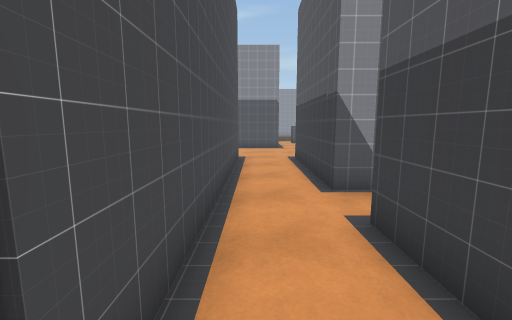
view 1 (above)

19 first-person views from a walk through a scene from a Unity 3-D project. The camera is 1.4 m above the floor, tilts 8° down and sees 90° across. Doors are open. The floor is counted in squares, 1 m on a side. Each view is taken from the middle of a square. On the plan, view 1 faces up. The plan holds only what a view shows up to about 13 squares ahead; the rest is blank. The place goes on beyond the plan. The player character is not drawn. Some animated figures are not drawn.

view 2
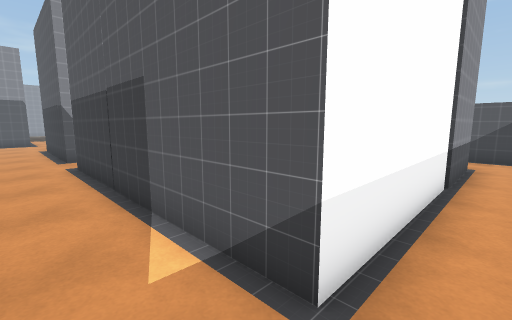

view 3
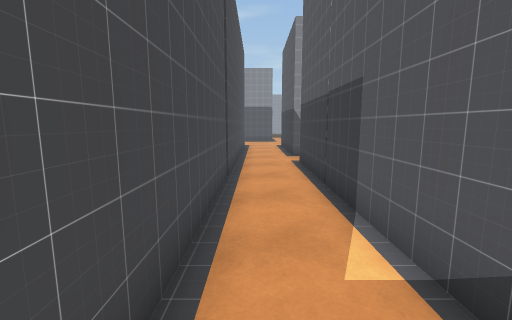

view 4
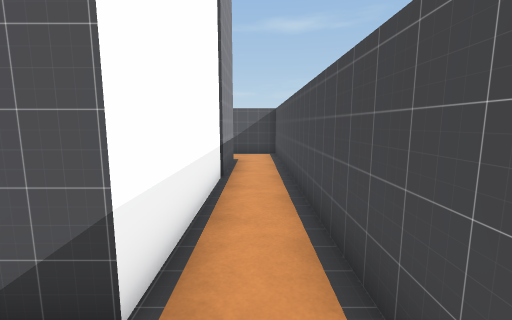

view 5
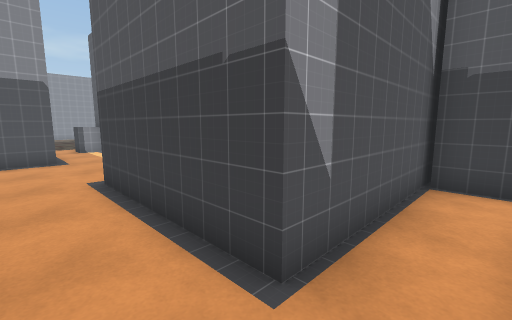

view 6
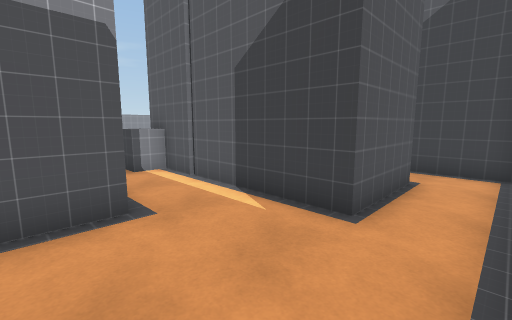

view 7
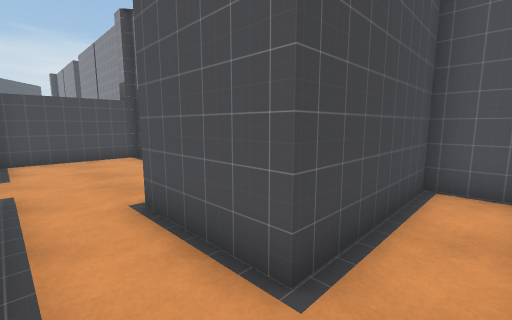

view 8
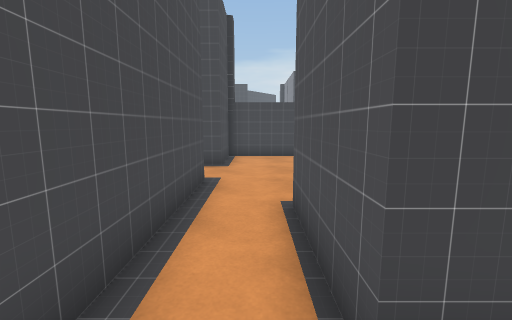

view 9
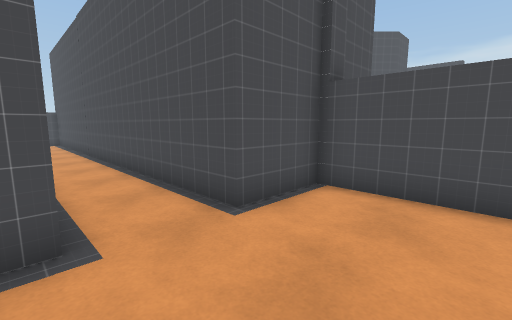

view 10
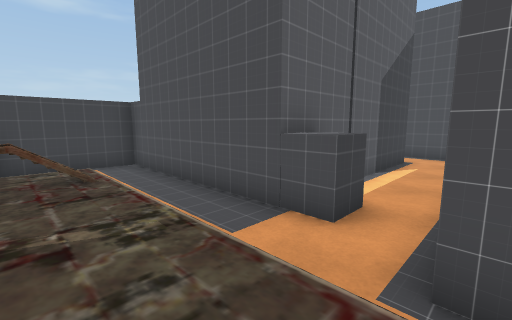

view 11
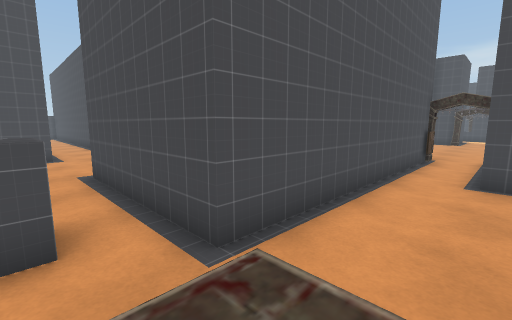

view 12
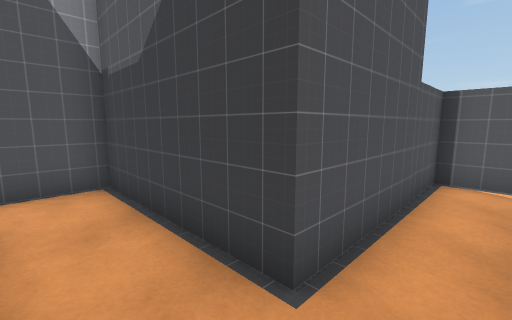

view 13
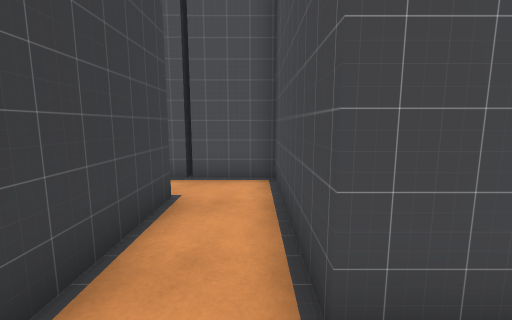

view 14
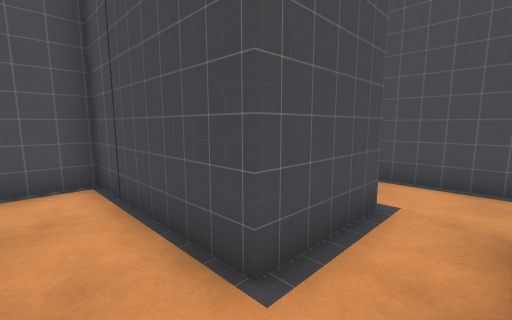

view 15
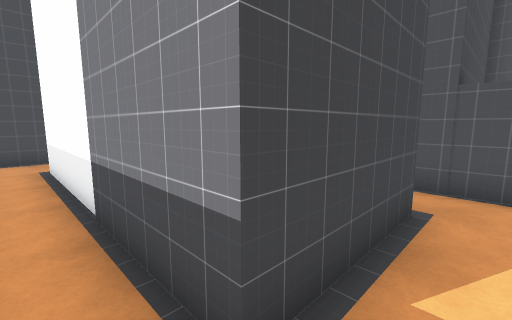

view 16
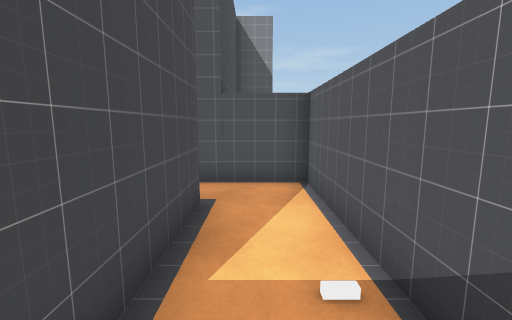

view 17
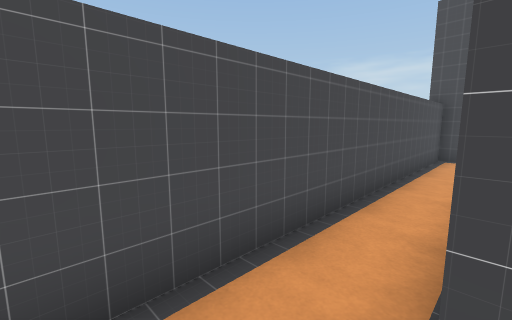

view 18
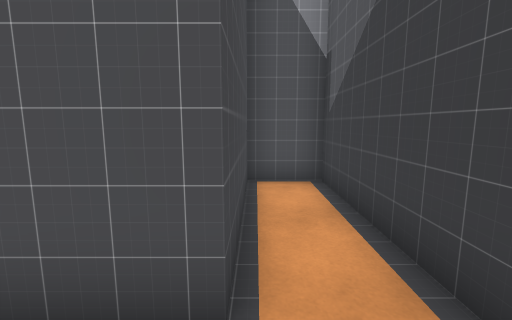

view 19
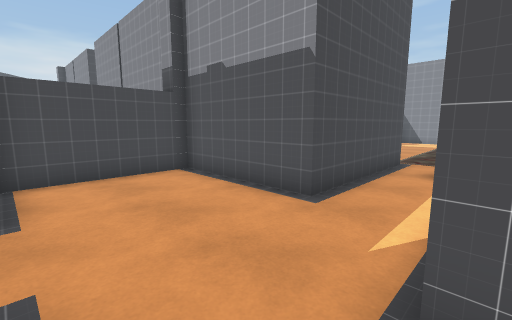

### Floor plan
Ten units are one square. View 1 is at (0, 0); x grows to the right and y downward. Boxes are objects, and circles mark ways between rooms. Rooms are numbered by the first view taken in them; rooms with no view inside come last. Other rooms are left out.
<svg viewBox="-50 -236 177 310">
<path fill="none" stroke="#000" d="M75 -53 16 -53 16 -107 69 -107M86 -109 86 -173 68 -173 68 -126 37 -126 37 -135M105 -2 66 -2 66 -52M13 -152 -32 -152 -32 -107 -8 -107 -8 69 104 69M100 51 16 51 16 -35 45 -35 45 16 72 16M38 -187 27 -187 27 -197 103 -197 103 -231M37 -172 37 -197M-45 -207 13 -207 13 -152M37 -135 37 -171M-43 -231 -43 -225M100 15 100 51M104 69 122 69 122 -2 105 -2"/>
<circle cx="25" cy="-140" r="3" fill="#2a7"/>
<circle cx="100" cy="10" r="3" fill="#2a7"/>
<circle cx="100" cy="60" r="3" fill="#2a7"/>
<text x="30" y="-50">1</text>
<text x="30" y="-210">2</text>
<text x="110" y="30">3</text>
</svg>
Room 1 opens to room 2. Room 1 opens to room 3.

Where each view was taken, in squares from view 1:
view 1: 0 up, 0 right, facing up
view 2: 6 down, 0 right, facing up-right
view 3: 6 down, 0 right, facing up
view 4: 6 down, 0 right, facing right
view 5: 4 up, 0 right, facing up-right
view 6: 11 up, 0 right, facing up-right
view 7: 11 up, 8 right, facing up-left
view 8: 12 up, 8 right, facing left
view 9: 14 up, 2 right, facing down-left
view 10: 23 up, 1 right, facing down-right
view 11: 23 up, 3 right, facing down-left
view 12: 1 down, 5 right, facing up-right
view 13: 5 up, 5 right, facing down
view 14: 5 up, 6 right, facing down-left
view 15: 6 down, 11 right, facing up-left
view 16: 6 down, 11 right, facing up
view 17: 5 down, 11 right, facing down-left
view 18: 11 up, 7 right, facing up
view 19: 11 up, 4 right, facing up-left
